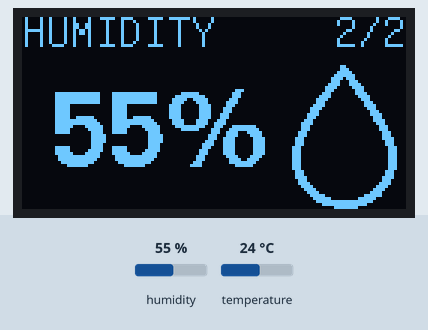
A sketch run on a simulated Arduino Uno, built with avr-gcc and run on an emulated ATmega328P. Parts: 128×64 one-colour display. Inputs (shaded band) come from the test bench; at power-on: temperature 24 °C, humidity 55 %. What the sketch prints to the serial monitor is not drawn.

Above: at 6.6 s.
6.7 s: temperature set to 12 °C
At 14.3 s:
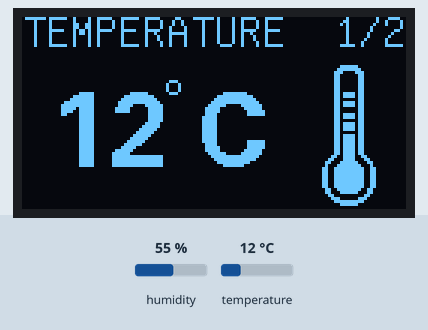
14.8 s: humidity set to 22 %
At 18.5 s:
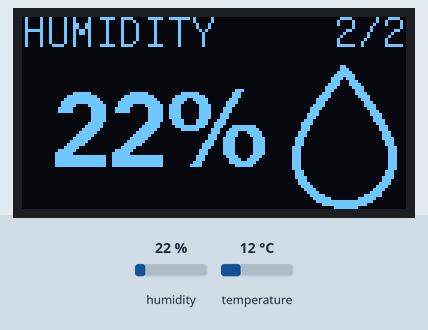
22.1 s: temperature set to 19 °C
At 25.7 s:
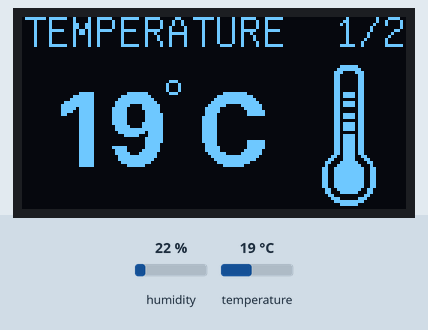
29.7 s: humidity set to 40 %
At 40.6 s:
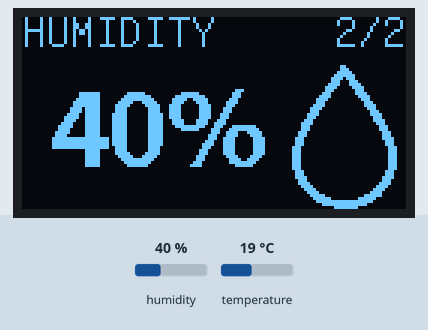
Timing chart, 0 to 41.8 s (numbered marks = the images above; inputs shaded):
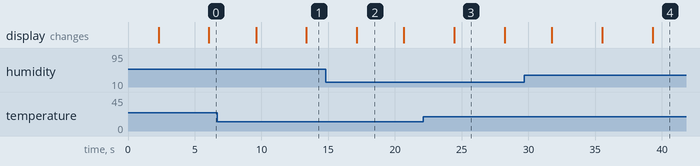

The sketch:

arduino-weather.ino
```cpp
/*

Author:      Bas van Dijk
Date:        21 May 2015
Description: Arduino weather station with OLED screen. Created at Sanoma Hackaton.

Display used: http://www.hobbyelectronica.nl/product/128x64-oled-geel-blauw-i2c/
Determine display type: https://code.google.com/p/u8glib/wiki/gallery

Connect DHT data to pin D2

OLED pins:

SDA -> A4
SCL -> A5

Update 13 march 2017:

FIX for arduino fatal error: U8glib.h: No such file or directory
Sketch -> Include Library -> Manage libraries
Search for U8glib by oliver and choose install

FIX for fatal error: DHT.h: No such file or directory #include <DHT.h>
Goto https://github.com/mysensors/MySensorsArduinoExamples/tree/master/libraries/DHT
Download the zip from https://github.com/markruys/arduino-DHT/archive/master.zip
Extract the zip file in your Arduino library folder e.g. ~/Documents/Arduino/libraries
Restart the Arduino IDE
Sketch -> Include Library -> arduino-DHT-master

*/

#include "U8glib.h"

// setup u8g object, please remove comment from one of the following constructor calls
// IMPORTANT NOTE: The following list is incomplete. The complete list of supported
// devices with all constructor calls is here: http://code.google.com/p/u8glib/wiki/device
U8GLIB_SSD1306_128X64 u8g(U8G_I2C_OPT_NO_ACK);	// Display which does not send AC

#include <DHT.h>

DHT dht;

/*
  Bitmaps created with The Gimp (http://www.gimp.org) and exported as XBM files
  Add U8G_PROGMEM to the exported XBM data since The Gimp does not add this automatically.
  In case you forget you end up with a scrambled image.
*/

#define humid_width 35
#define humid_height 48
static unsigned char humid_bits[] U8G_PROGMEM = {
   0x00, 0x00, 0x03, 0x00, 0x00, 0x00, 0x00, 0x07, 0x00, 0x00, 0x00, 0x80,
   0x0f, 0x00, 0x00, 0x00, 0xc0, 0x1f, 0x00, 0x00, 0x00, 0xe0, 0x1d, 0x00,
   0x00, 0x00, 0xe0, 0x38, 0x00, 0x00, 0x00, 0xf0, 0x78, 0x00, 0x00, 0x00,
   0x78, 0xf0, 0x00, 0x00, 0x00, 0x38, 0xe0, 0x00, 0x00, 0x00, 0x1c, 0xe0,
   0x01, 0x00, 0x00, 0x1e, 0xc0, 0x03, 0x00, 0x00, 0x0f, 0x80, 0x03, 0x00,
   0x00, 0x07, 0x00, 0x07, 0x00, 0x80, 0x07, 0x00, 0x0f, 0x00, 0xc0, 0x03,
   0x00, 0x0e, 0x00, 0xc0, 0x01, 0x00, 0x1c, 0x00, 0xe0, 0x01, 0x00, 0x3c,
   0x00, 0xe0, 0x00, 0x00, 0x38, 0x00, 0x70, 0x00, 0x00, 0x78, 0x00, 0x78,
   0x00, 0x00, 0x70, 0x00, 0x38, 0x00, 0x00, 0xe0, 0x00, 0x38, 0x00, 0x00,
   0xe0, 0x00, 0x1c, 0x00, 0x00, 0xc0, 0x01, 0x1c, 0x00, 0x00, 0xc0, 0x01,
   0x0e, 0x00, 0x00, 0xc0, 0x03, 0x0e, 0x00, 0x00, 0x80, 0x03, 0x0e, 0x00,
   0x00, 0x80, 0x03, 0x07, 0x00, 0x00, 0x00, 0x07, 0x07, 0x00, 0x00, 0x00,
   0x07, 0x07, 0x00, 0x00, 0x00, 0x07, 0x07, 0x00, 0x00, 0x00, 0x07, 0x07,
   0x00, 0x00, 0x00, 0x07, 0x07, 0x00, 0x00, 0x00, 0x07, 0x07, 0x00, 0x00,
   0x00, 0x07, 0x07, 0x00, 0x00, 0x00, 0x07, 0x0e, 0x00, 0x00, 0x80, 0x03,
   0x0e, 0x00, 0x00, 0x80, 0x03, 0x1e, 0x00, 0x00, 0xc0, 0x03, 0x1c, 0x00,
   0x00, 0xc0, 0x01, 0x3c, 0x00, 0x00, 0xe0, 0x01, 0x78, 0x00, 0x00, 0xf0,
   0x00, 0xf0, 0x00, 0x00, 0x78, 0x00, 0xe0, 0x01, 0x00, 0x3c, 0x00, 0xc0,
   0x07, 0x00, 0x3f, 0x00, 0x80, 0x1f, 0xc0, 0x0f, 0x00, 0x00, 0xff, 0xff,
   0x07, 0x00, 0x00, 0xfc, 0xff, 0x01, 0x00, 0x00, 0xc0, 0x3f, 0x00, 0x00 };


#define temperature_width 18
#define temperature_height 47
static unsigned char temperature_bits[] U8G_PROGMEM = {
   0xc0, 0x0f, 0x00, 0xe0, 0x1f, 0x00, 0x70, 0x38, 0x00, 0x30, 0x30, 0x00,
   0x30, 0x30, 0x00, 0x30, 0x30, 0x00, 0x30, 0x30, 0x00, 0x30, 0x30, 0x00,
   0x30, 0x30, 0x00, 0xb0, 0x37, 0x00, 0xb0, 0x37, 0x00, 0x30, 0x30, 0x00,
   0xb0, 0x37, 0x00, 0xb0, 0x37, 0x00, 0x30, 0x30, 0x00, 0x30, 0x30, 0x00,
   0xb0, 0x37, 0x00, 0xb0, 0x37, 0x00, 0x30, 0x30, 0x00, 0xb0, 0x37, 0x00,
   0xb0, 0x37, 0x00, 0xb0, 0x37, 0x00, 0x30, 0x30, 0x00, 0xb0, 0x37, 0x00,
   0xb0, 0x37, 0x00, 0xb0, 0x37, 0x00, 0xb0, 0x37, 0x00, 0xb0, 0x37, 0x00,
   0xb0, 0x37, 0x00, 0xb0, 0x37, 0x00, 0x98, 0x67, 0x00, 0x8c, 0xc7, 0x00,
   0xc6, 0x8f, 0x01, 0xe2, 0x1f, 0x01, 0xf3, 0x3f, 0x03, 0xf3, 0x3f, 0x03,
   0xf3, 0x3f, 0x03, 0xf3, 0x3f, 0x03, 0xf3, 0x3f, 0x03, 0xf3, 0x3f, 0x03,
   0xf3, 0x3f, 0x03, 0xe6, 0x9f, 0x01, 0xc6, 0x8f, 0x01, 0x0c, 0xc0, 0x00,
   0x38, 0x70, 0x00, 0xf0, 0x3f, 0x00, 0xc0, 0x0f, 0x00 };


void drawTemp(void) {

  u8g.setFont(u8g_font_unifont);
  u8g.setPrintPos(0, 10);
  u8g.print("TEMPERATURE  1/2");

  u8g.setFont(u8g_font_fub25);

  u8g.setPrintPos(10, 50);

  float temp = round(dht.getTemperature()*10)/10;

  Serial.println(temp);

  u8g.print(String(round(dht.getTemperature()*10)/10) + " C");

  // Celcius symbol
  u8g.drawCircle(50, 23, 2);

  // Thermometer icon
  u8g.drawXBMP(100, 16, temperature_width, temperature_height, temperature_bits);

}

void drawHumid(void) {


  u8g.setFont(u8g_font_unifont);
  u8g.setPrintPos(0, 10);
  u8g.print("HUMIDITY     2/2");

  u8g.setFont(u8g_font_fub25);
  u8g.setPrintPos(10, 50);
  u8g.print(String(int(dht.getHumidity())) + "%");

  // Humidity icon
  u8g.drawXBMP( 90, 16, humid_width, humid_height, humid_bits);

}


uint8_t draw_state = 0;

void draw() {

  switch(draw_state ) {
    case 0: drawTemp(); break;
    case 1: drawHumid(); break;
  }

}

void setup(void) {
  // flip screen, if required
  // u8g.setRot180();

  Serial.begin(9600);

  dht.setup(2); // data pin 2

}

void loop(void) {
  // picture loop
  delay(dht.getMinimumSamplingPeriod());

  u8g.firstPage();
  do {
    draw();

  } while( u8g.nextPage() );

   // increase the state
  draw_state++;

  // Used if instead of mod operator to avoid running out of int size
  if ( draw_state > 2  )
    draw_state = 0;

  // Switch draw_state after delay
  delay(1500);

}
```

Measured:
- what the display in image 2 shows lasts 3.6 s, from 17.1 s to 20.7 s
- what the display in image 3 shows lasts 3.7 s, from 24.5 s to 28.2 s
